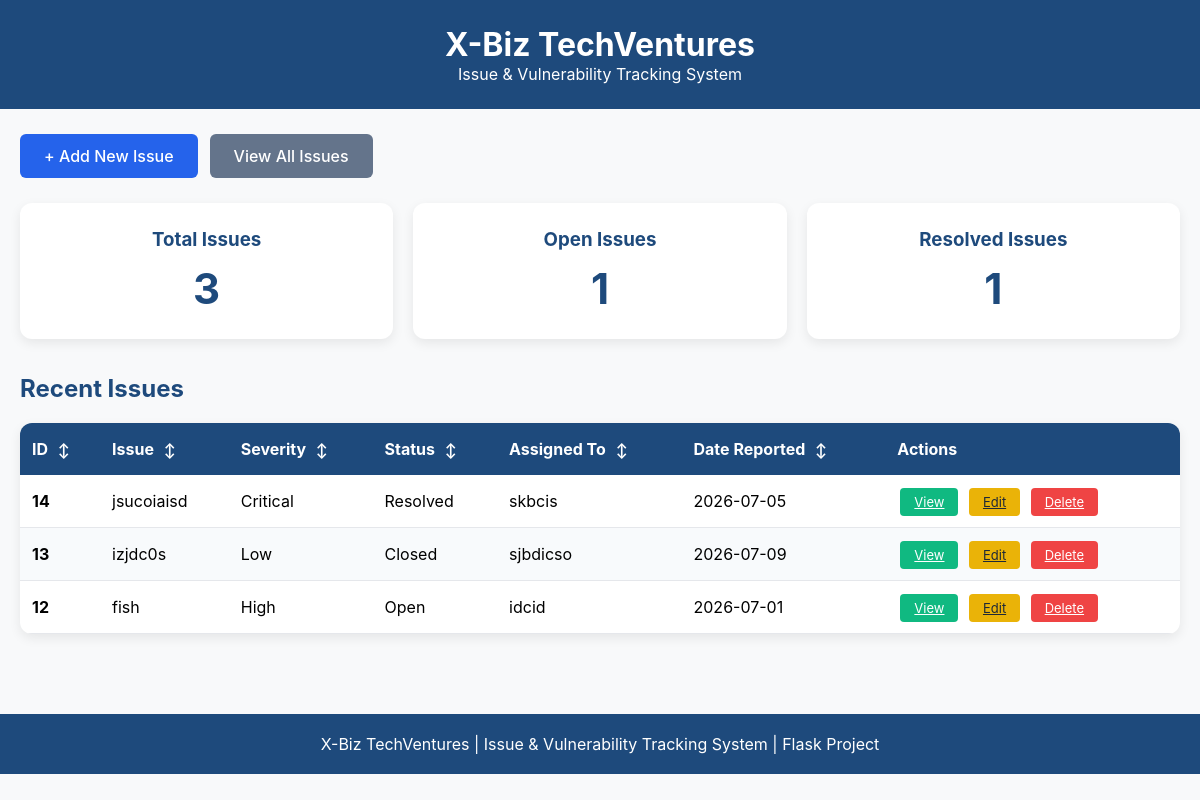
Before: / with the older database file.
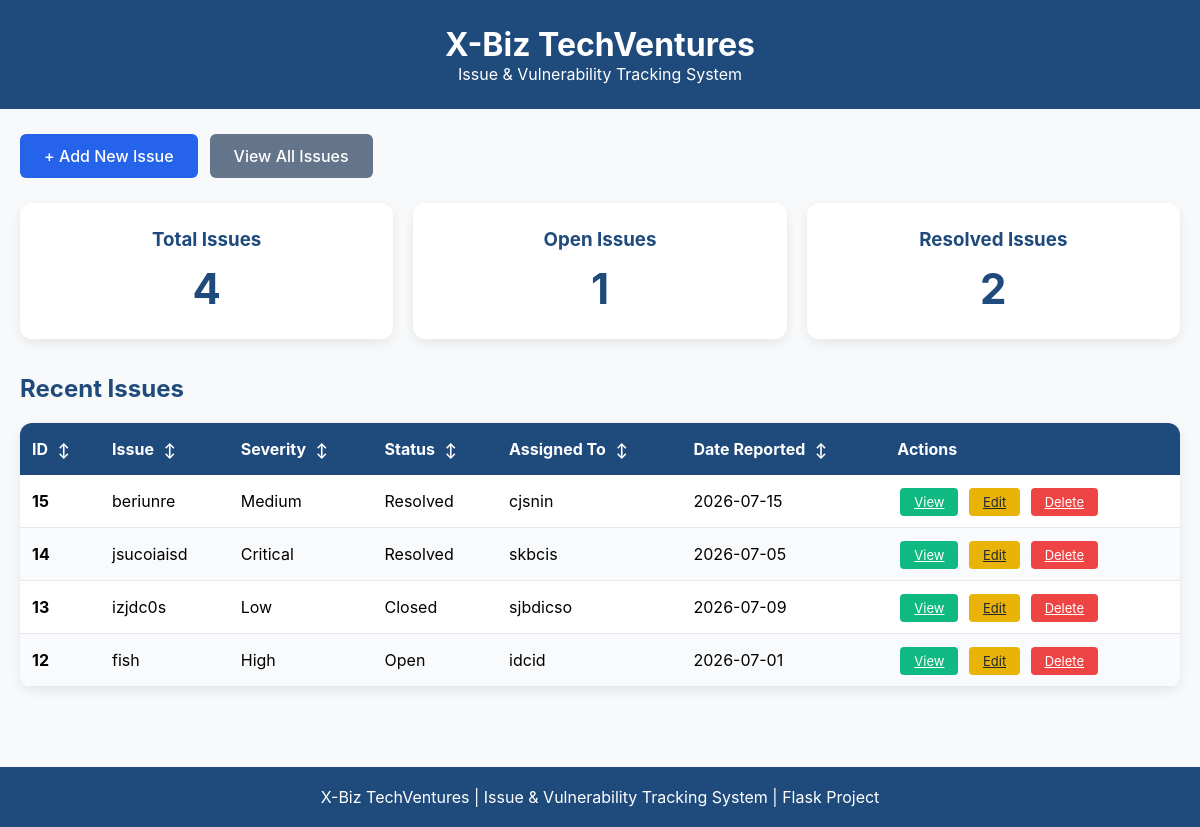
After: the same page with the newer database file.
### tables this page shows
CREATE TABLE issues(
            id INTEGER PRIMARY KEY AUTOINCREMENT,
            title TEXT NOT NULL,
            description TEXT NOT NULL,
            severity TEXT NOT NULL,
            status TEXT NOT NULL,
            assigned_to TEXT,
            date_reported DATE,
            cve TEXT,
            remediation TEXT,
            created_at TIMESTAMP DEFAULT CURRENT_TIMESTAMP,
            last_updated TIMESTAMP DEFAULT CURRENT_TIMESTAMP
        );

### app.py (the view)
@app.route("/")
def home():
    connection = sqlite3.connect("issues.db")
    connection.row_factory = sqlite3.Row
    cursor = connection.cursor()
    cursor.execute("SELECT * FROM issues ORDER BY id DESC")
    issues = cursor.fetchall()
    cursor.execute("SELECT COUNT(*) FROM issues")
    total_issues = cursor.fetchone()[0]
    cursor.execute("SELECT COUNT(*) FROM issues WHERE status='Open'")
    open_issues = cursor.fetchone()[0]
    cursor.execute("SELECT COUNT(*) FROM issues WHERE status='Resolved'")
    resolved_issues = cursor.fetchone()[0]
    connection.close()
    return render_template(
        "home.html",
        issues=issues,
        total_issues=total_issues,
        open_issues=open_issues,
        resolved_issues=resolved_issues
    )

### templates/home.html (shortened to what this page needs)
<!DOCTYPE html>
<html lang="en">
<head>
</head>
<body>
<header>
    <h1>X-Biz TechVentures</h1>
    <p class="subtitle">Issue &amp; Vulnerability Tracking System</p>
</header>
<div class="nav-buttons">
    <a href="/add_issue" class="btn btn-primary">+ Add New Issue</a>
    <a href="/issues" class="btn btn-secondary">View All Issues</a>
</div>
<div class="container">
    <div class="stats">
        <div class="card">
            <h3>Total Issues</h3>
            <p>{{ total_issues }}</p>
        </div>
        <div class="card">
            <h3>Open Issues</h3>
            <p>{{ open_issues }}</p>
        </div>
        <div class="card">
            <h3>Resolved Issues</h3>
            <p>{{ resolved_issues }}</p>
        </div>
    </div>
    <h2>Recent Issues</h2>
    <table id="recentTable">
        <thead>
            <tr>
                <th onclick="sortTable(0, 'recentTable')">ID <span class="arrow" id="arrow0">↕</span></th>
                <th onclick="sortTable(1, 'recentTable')">Issue <span class="arrow" id="arrow1">↕</span></th>
                <th onclick="sortTable(2, 'recentTable')">Severity <span class="arrow" id="arrow2">↕</span></th>
                <th onclick="sortTable(3, 'recentTable')">Status <span class="arrow" id="arrow3">↕</span></th>
                <th onclick="sortTable(4, 'recentTable')">Assigned To <span class="arrow" id="arrow4">↕</span></th>
                <th onclick="sortTable(5, 'recentTable')">Date Reported <span class="arrow" id="arrow5">↕</span></th>
                <th>Actions</th>
            </tr>
        </thead>
        <tbody>
            {% for issue in issues %}
            <tr>
                <td><strong>{{ issue.id }}</strong></td>
                <td>{{ issue.title }}</td>
                <td>{{ issue.severity }}</td>
                <td>{{ issue.status }}</td>
                <td>{{ issue.assigned_to or 'N/A' }}</td>
                <td>{{ issue.date_reported or 'N/A' }}</td>
                <td>
                    <a href="/view_issue/{{ issue.id }}" class="btn-small btn-view">View</a>
                    <a href="/edit_issue/{{ issue.id }}" class="btn-small btn-edit">Edit</a>
                    <a href="/delete_issue/{{ issue.id }}" class="btn-small btn-delete" onclick="return confirm('Delete this issue?');">Delete</a>
                </td>
            </tr>
            {% endfor %}
        </tbody>
    </table>
</div>
<footer>
    X-Biz TechVentures | Issue &amp; Vulnerability Tracking System | Flask Project
</footer>
</body>
</html>

Changed rows visible on the page:
added issues: id "15", title "beriunre", severity "Medium", status "Resolved", assigned_to "cjsnin", date_reported "2026-07-15"
Other visible differences:
{{ total_issues }}: "3" → "4"
{{ resolved_issues }}: "1" → "2"
